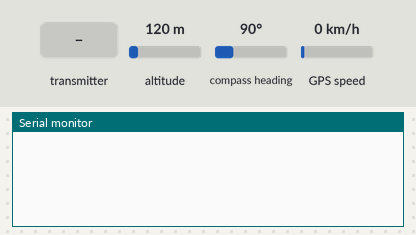
The sketch below on a simulated Arduino Mega 2560, built with avr-gcc and run on an emulated ATmega2560. On the bench: the last lines printed to the serial monitor. The test bench sets the inputs (shaded band); at power-on: altitude 120 m, compass heading 90°, GPS speed 0 km/h. The GPS gets a fix after 3 s at 37.7749, -122.4194 with 8 satellites; no radio packets arrive unless stated.

Above: at 1.2 s.
1.3 s: the transmitter starts sending latitude = 0
At 1.37 s:
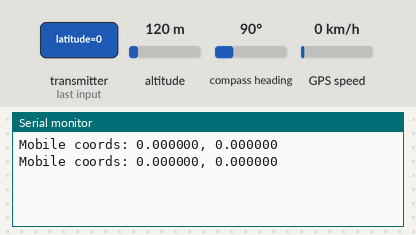
3.2 s: the transmitter starts sending longitude = 25
At 3.27 s:
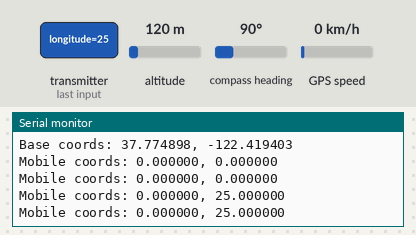
4.7 s: the transmitter starts sending latitude = 25
At 6.03 s:
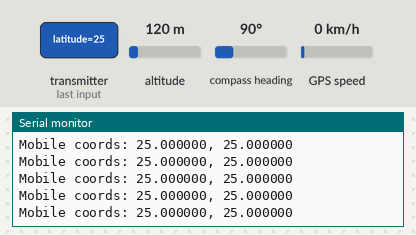
6.2 s: the transmitter starts sending longitude = 0
At 6.21 s:
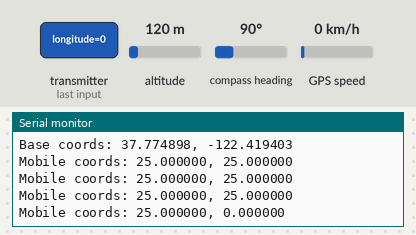

Measured:
- after the input at 1.3 s, the serial monitor: prints a new line at once (image 1)
- after the input at 3.2 s, the serial monitor: prints a new line at once (image 2)
- after the input at 4.7 s, the serial monitor: prints a new line at once (image 3)
- after the input at 6.2 s, the serial monitor: prints a new line at once (image 4)

The sketch:

base.ino
```cpp
#include <SPI.h>
#include "RF24.h"
#include <TinyGPS++.h>


TinyGPSPlus gps;
RF24 radio(7,8);
byte addresses[][6] = {"1Node","2Node"};

struct GPS_coords {
  float latitude;
  float longitude;
};

GPS_coords mobile_coords;
GPS_coords base_coords;

void setup() {
  Serial.begin(115200);
  Serial1.begin(9600);
  radio.begin();
  //radio.setPALevel(RF24_PA_LOW); // for testing
  radio.setPALevel(RF24_PA_MAX);
  radio.openWritingPipe(addresses[1]);
  radio.openReadingPipe(1,addresses[0]);
  radio.startListening();
}

void loop() {
    while (Serial1.available() > 0) gps.encode(Serial1.read());

    if( radio.available()){
      while (radio.available()) {
        radio.read( &mobile_coords, sizeof(GPS_coords) );
      }

      radio.stopListening();
      radio.write( &base_coords, sizeof(GPS_coords) );
      radio.startListening();
      Serial.print("Mobile coords: ");
      Serial.print(mobile_coords.latitude, 6);
      Serial.print(", ");
      Serial.println(mobile_coords.longitude, 6);

        if (gps.location.isUpdated())
  {
    float flat = gps.location.lat();
    float flon = gps.location.lng();
    base_coords.latitude = gps.location.lat();
    base_coords.longitude = gps.location.lng();
    Serial.print("Base coords: ");
    Serial.print(base_coords.latitude, 6);
    Serial.print(", ");
    Serial.println(base_coords.longitude, 6);
  }

   }
}
```
